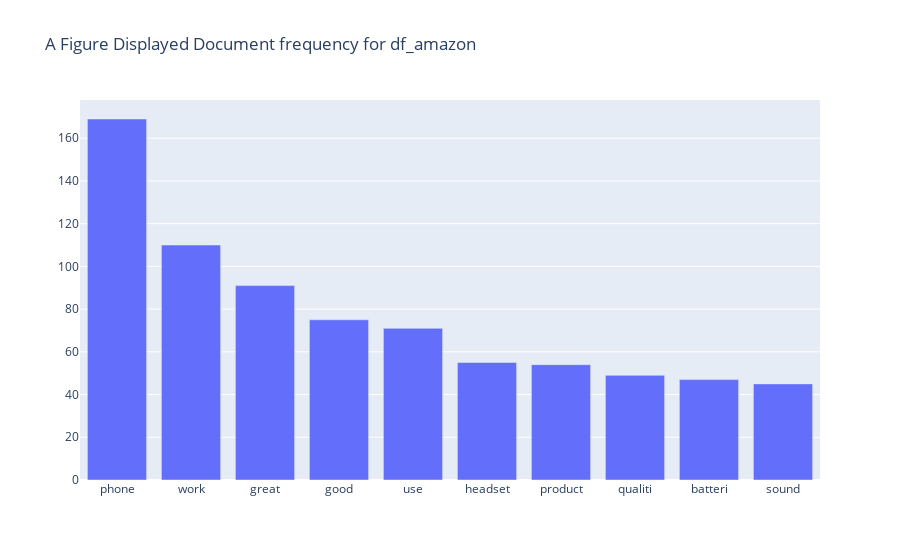
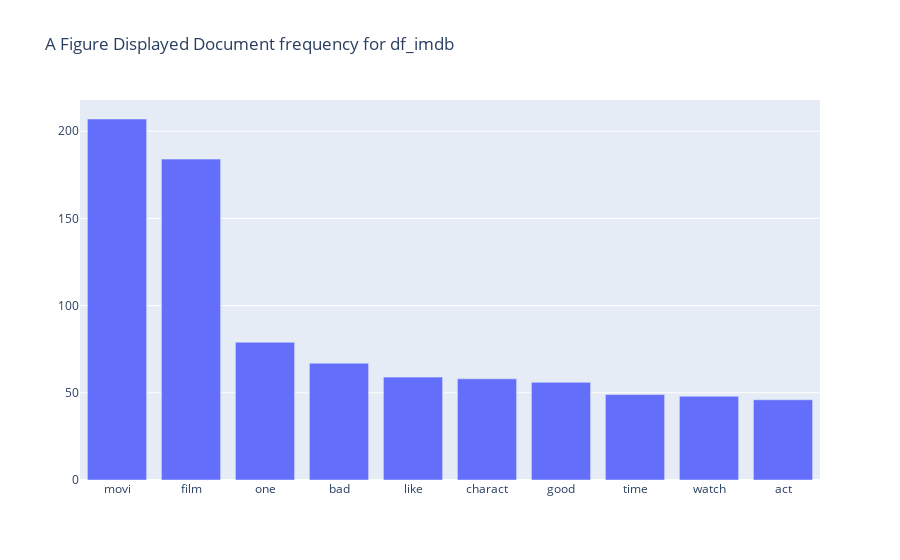
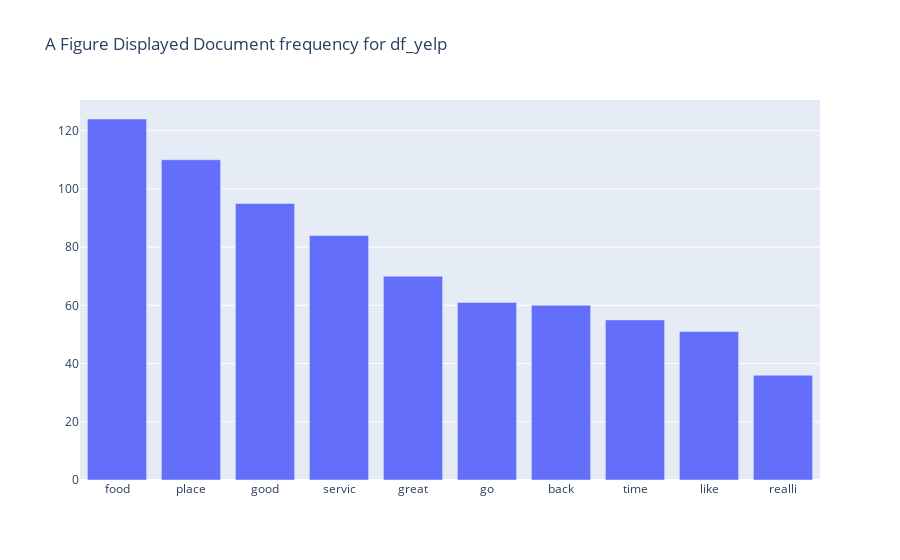
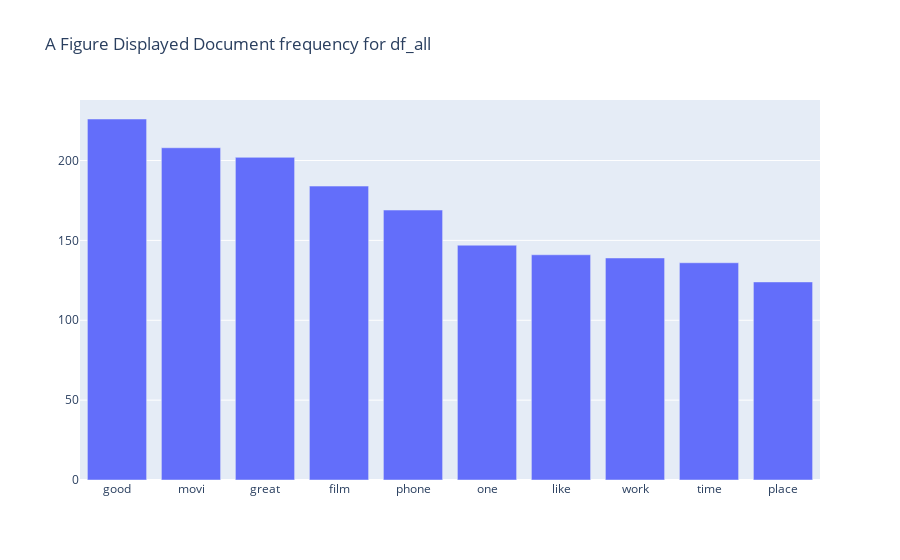

The code cell stored with these charts, in order, in its notebook:
### Code cell
df_dict['term_frequency'] = []

for idx, (count_vect, data_count) in enumerate(zip(df_dict['count_vect'], df_dict['data_counts'])):
    df_dict['term_frequency'].append(np.asarray(data_count.sum(axis=0))[0])
    x_list = []
    y_list = []
    for x, y in zip(count_vect.get_feature_names_out(), df_dict['term_frequency'][idx]):
        x_list.append(x)
        y_list.append(y)

    y_list, x_list = zip(*sorted(zip(y_list, x_list), reverse=True))

    fig = go.Figure(
        data=[go.Bar(x=x_list[:10], 
                     y=y_list[:10])],
        layout_title_text="A Figure Displayed Document frequency for " + df_dict['dataset_name'][idx]
    )

    fig.show()

### Figure 1 — Plotly figure (JSON) as saved in the notebook; plotly's stock layout.template omitted (floating-point values rounded to 4 significant figures)
{"data": [{"type": "bar", "x": ["phone", "work", "great", "good", "use", "headset", "product", "qualiti", "batteri", "sound"], "y": [169, 110, 91, 75, 71, 55, 54, 49, 47, 45]}], "layout": {"title": {"text": "A Figure Displayed Document frequency for df_amazon"}}}

### Figure 2 — Plotly figure (JSON) as saved in the notebook; plotly's stock layout.template omitted (floating-point values rounded to 4 significant figures)
{"data": [{"type": "bar", "x": ["movi", "film", "one", "bad", "like", "charact", "good", "time", "watch", "act"], "y": [207, 184, 79, 67, 59, 58, 56, 49, 48, 46]}], "layout": {"title": {"text": "A Figure Displayed Document frequency for df_imdb"}}}

### Figure 3 — Plotly figure (JSON) as saved in the notebook; plotly's stock layout.template omitted (floating-point values rounded to 4 significant figures)
{"data": [{"type": "bar", "x": ["food", "place", "good", "servic", "great", "go", "back", "time", "like", "realli"], "y": [124, 110, 95, 84, 70, 61, 60, 55, 51, 36]}], "layout": {"title": {"text": "A Figure Displayed Document frequency for df_yelp"}}}

### Figure 4 — Plotly figure (JSON) as saved in the notebook; plotly's stock layout.template omitted (floating-point values rounded to 4 significant figures)
{"data": [{"type": "bar", "x": ["good", "movi", "great", "film", "phone", "one", "like", "work", "time", "place"], "y": [226, 208, 202, 184, 169, 147, 141, 139, 136, 124]}], "layout": {"title": {"text": "A Figure Displayed Document frequency for df_all"}}}
